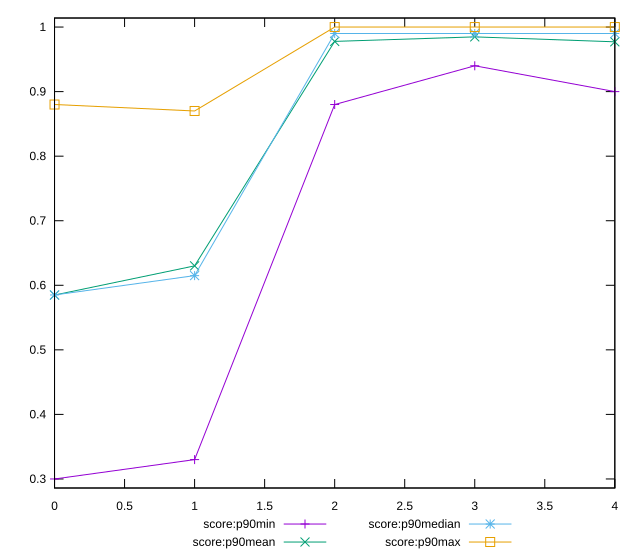

This chart was generated by the following gnuplot code:
reset

$scoreP90Min <<EOF
0 0.3
1 0.33
2 0.88
3 0.94
4 0.9
EOF

$scoreP90Mean <<EOF
0 0.5848936170212766
1 0.6301063829787233
2 0.9777659574468085
3 0.984787234042553
4 0.9771276595744677
EOF

$scoreP90Median <<EOF
0 0.585
1 0.615
2 0.99
3 0.99
4 0.99
EOF

$scoreP90Max <<EOF
0 0.88
1 0.87
2 1
3 1
4 1
EOF

set key outside below
set xrange [0:4]
set yrange [0.286:1.014]
set trange [0.286:1.014]
set terminal svg size 640, 560 enhanced background rgb 'white'
set output "report_00015_2021-02-09T16-11-33.973Z/bootup-time/progression/score.svg"

plot $scoreP90Min title "score:p90min" with linespoints, \
     $scoreP90Mean title "score:p90mean" with linespoints, \
     $scoreP90Median title "score:p90median" with linespoints, \
     $scoreP90Max title "score:p90max" with linespoints

reset
